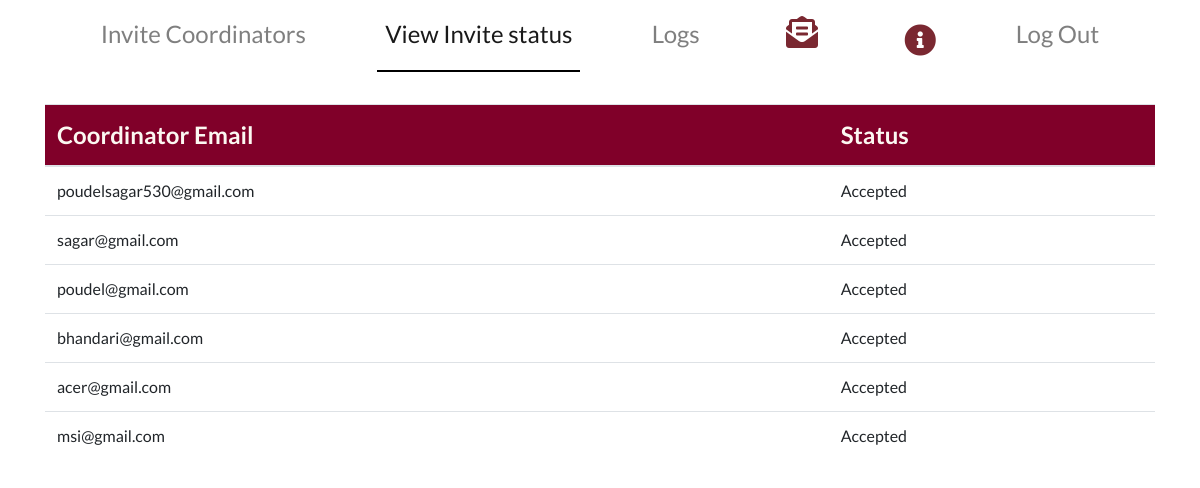
Page /invite_status on the committed database.
### main/models.py (models this page shows)
class InvitedCo(models.Model):
    email = models.CharField(max_length=200)
    pending = models.BooleanField(default=True)

### main/views.py (the view)
# urls.py: path('invite_status', views.super_admin_past, name='super_admin_past'),
def super_admin_past(request):
    myinvitees = InvitedCo.objects.all()
    invitees = Invited_Coordinator.objects.filter(invited_by=request.user.username)
    context = {'past':'active', 'invitees':invitees,'myinvitees':myinvitees,'cordinator':InvitedCo.objects.all()}
    return render(request, 'main/invite_status.html', context)

### main/templates/main/invite_status.html (shortened to what this page needs)
{% extends  'main/superadminbase.html' %}
{% load static %}
{% block body_block %}
<div class = "container">
<table class="table">
  <thead class = "card-header">
    <tr>
      <th scope="col">Coordinator Email</th>
      <th scope="col">Status</th>
    </tr>
  </thead>
  <tbody>
    {%for invite in myinvitees%}
    <tr>
      <td>{{invite.email}}</td>
      <td>
          {%if invite.pending %}
            Pending
          {%else%}
            Accepted
          {%endif%}
      </td>
    </tr>
    {%endfor%}
  </tbody>
</table>
</div>
{%endblock%}

### main/static/css/landing.css (style rules this page uses)
body { font-family: Montserrat, Lato, 'Nunito Sans', Helvetica, Arial, Platino, Garamond, Bookman, Lucidia; }
body { height: 100vh; }
th, label { font-size: 1.5rem; }
td { font-size: 1rem; }
.card-header { background-color: rgb(219,217,214) z-index:0; }
.card-header { background-color: #BD955A; color: rgb(252, 248, 242); }

### main/templates/main/invite_status.html (style rules this page uses)
.card-header { background-color: #800029; color: rgb(252, 248, 242); }

### rows in the picture
InvitedCo: email "poudelsagar530@gmail.com", pending "Accepted"
InvitedCo: email "sagar@gmail.com", pending "Accepted"
InvitedCo: email "poudel@gmail.com", pending "Accepted"
InvitedCo: email "bhandari@gmail.com", pending "Accepted"
InvitedCo: email "acer@gmail.com", pending "Accepted"
InvitedCo: email "msi@gmail.com", pending "Accepted"
